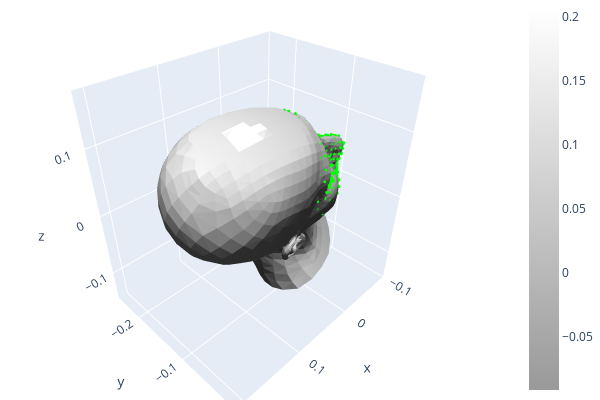

The code cell stored with this chart in its notebook:
### Code cell
parameters=mesh_GA.getMesh(getParams=True,visualize=True)

### Figure 1 — Plotly figure (JSON) as saved in the notebook; plotly's stock layout.template omitted (floating-point values rounded to 4 significant figures; data arrays with more than 128 entries replaced by an {"elided": "..."} marker saying what was removed)
{"data": [{"colorscale": [[0, "rgb(153, 153, 153)"], [1, "rgb(255,255,255)"]], "flatshading": true, "i": {"elided": "9976 int values"}, "intensity": {"elided": "5023 float values"}, "j": {"elided": "9976 int values"}, "k": {"elided": "9976 int values"}, "lighting": {"ambient": 0.18, "diffuse": 1, "facenormalsepsilon": 1e-15, "fresnel": 0.1, "roughness": 0.05, "specular": 1, "vertexnormalsepsilon": 1e-15}, "lightposition": {"x": 100, "y": 200, "z": 0}, "type": "mesh3d", "x": {"elided": "5023 float values"}, "y": {"elided": "5023 float values"}, "z": {"elided": "5023 float values"}}, {"marker": {"color": {"elided": "410x3 int values"}, "size": 1}, "mode": "markers", "type": "scatter3d", "x": {"elided": "410 float values"}, "y": {"elided": "410 float values"}, "z": {"elided": "410 float values"}}], "layout": {"height": 400, "margin": {"b": 0, "l": 0, "r": 0, "t": 0}, "scene": {"camera": {"center": {"x": 0, "y": 0, "z": 0}, "up": {"x": 0, "y": 0, "z": 1}}}, "showlegend": false, "width": 600}}
